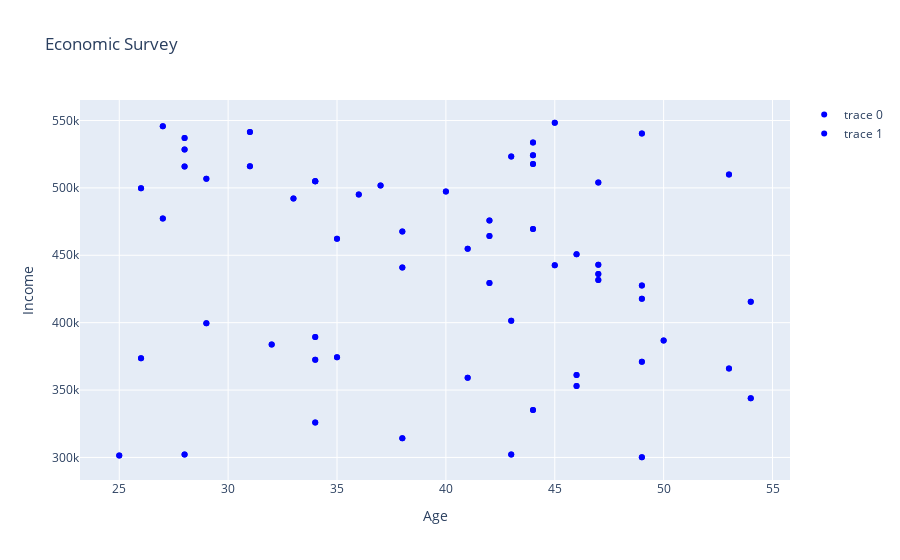

The notebook cell this image was saved under:
### Code cell
fig.add_trace(go.Scatter(x=age_array, y=income_array, mode='markers', marker=dict(color='blue')))
fig.update_layout(title='Economic Survey', xaxis_title='Age', yaxis_title='Income')
fig.show()
